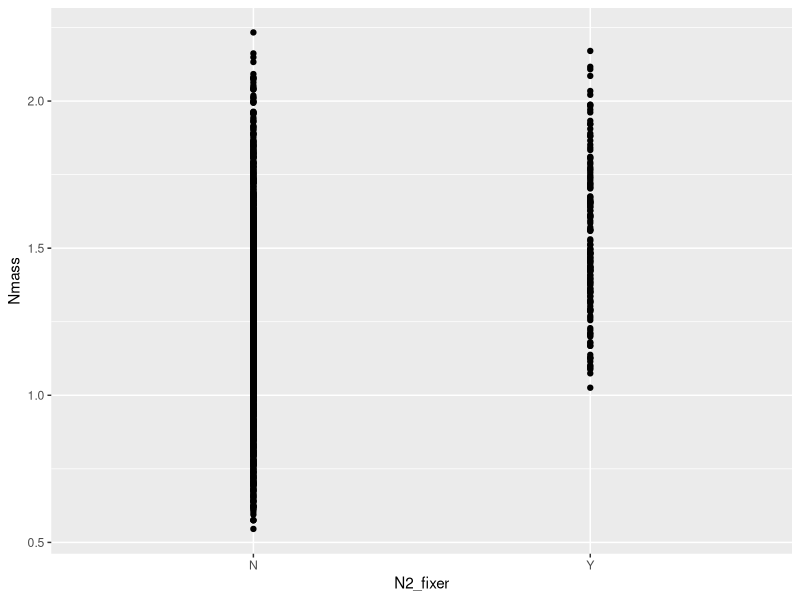
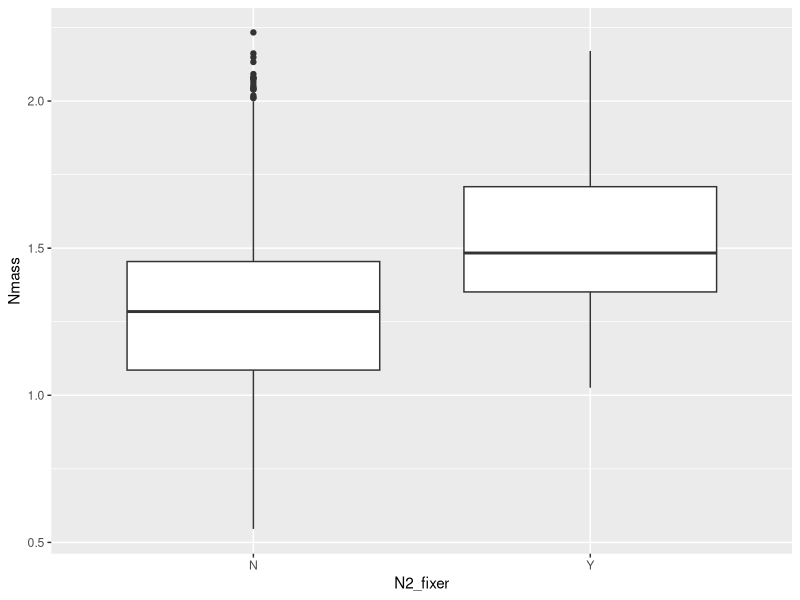
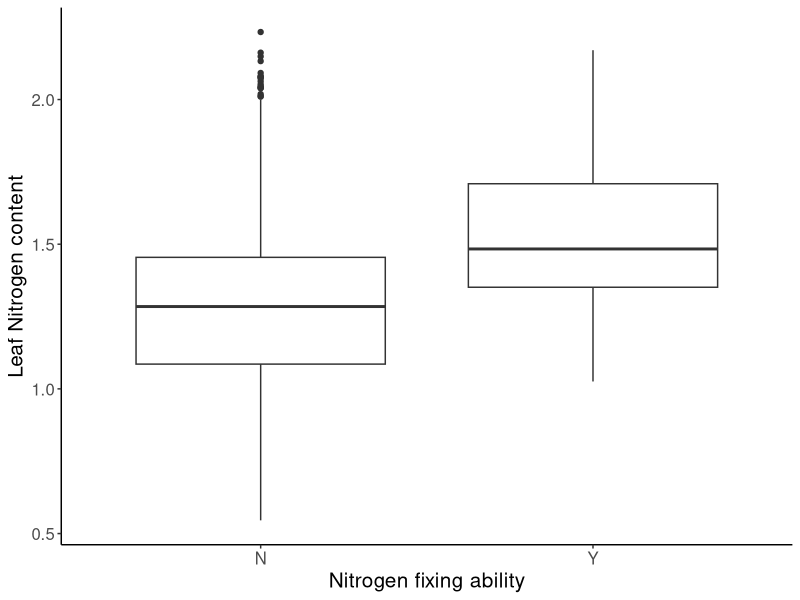
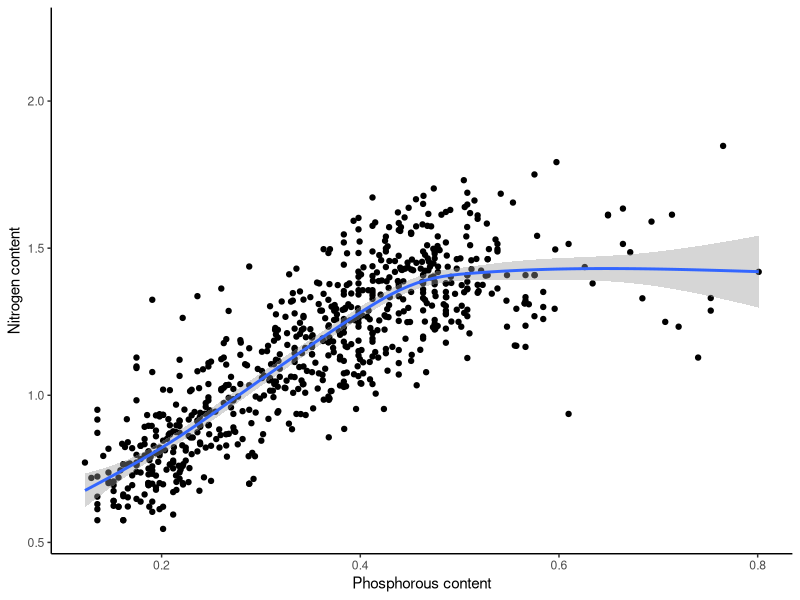
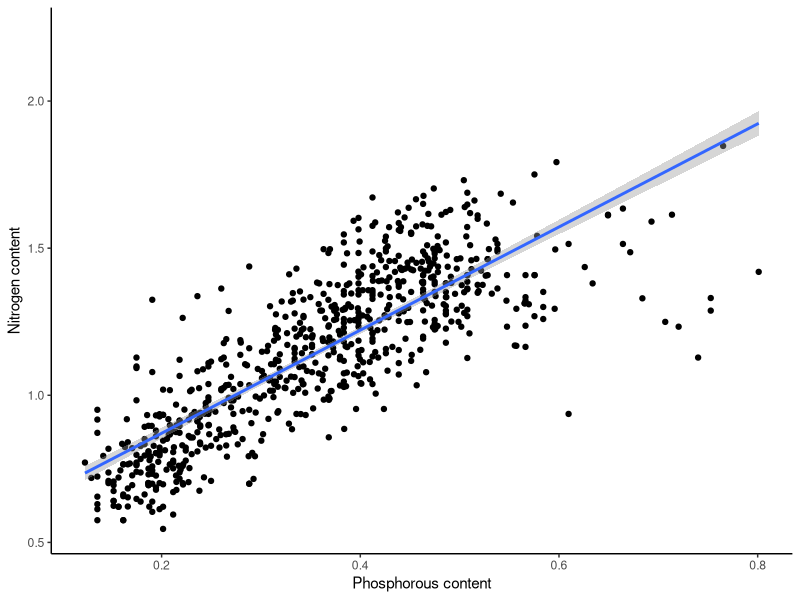
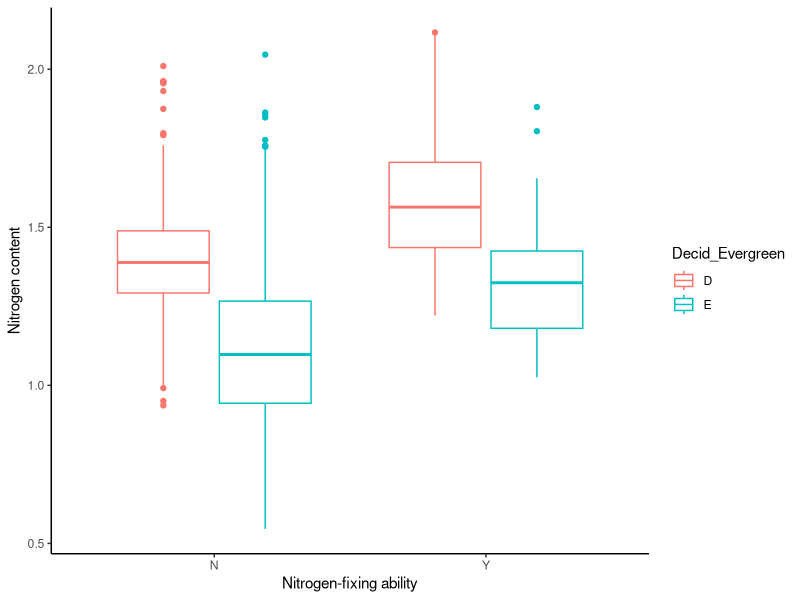
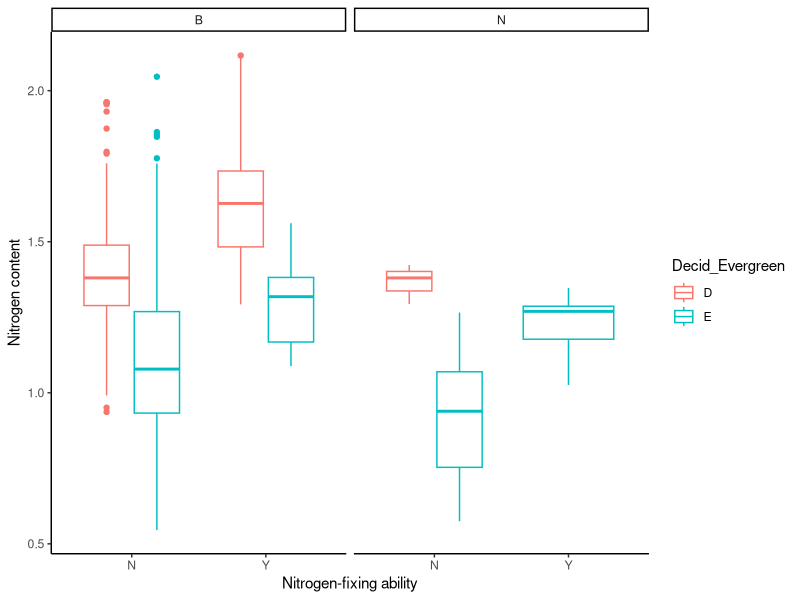
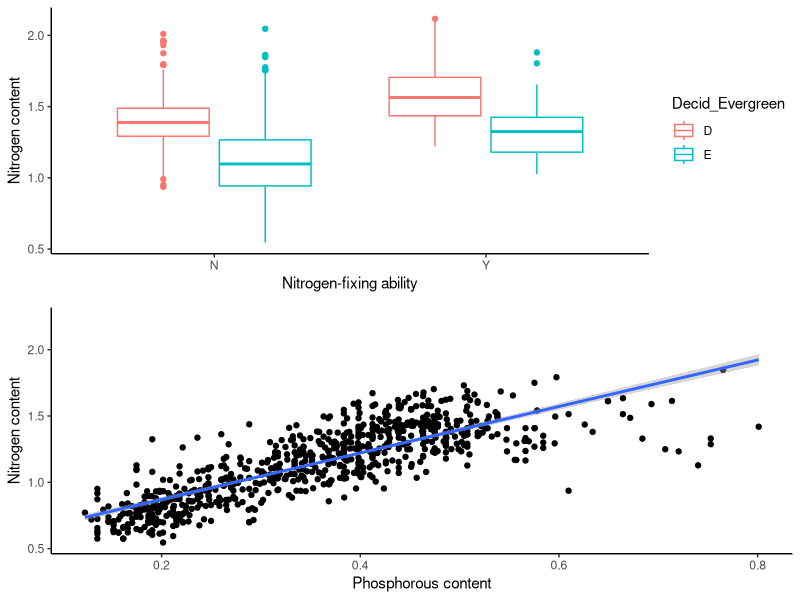

These charts were generated, in order, by the following R code:
#load ggplot package
library(ggplot2)

#Set working directory
setwd("C:/Users/Ha/Desktop/Konstanz/TReND/Accra_2019")

#1 Load your data
leaftraits<-read.table("leaftraits.txt",header=T)

#Exercise 1-----------------------------------------------

#make data removing NAs from N2_fixer
newdata<-leaftraits[which(leaftraits$N2_fixer!="NA"),]

#Plot with point geometry
ggplot(data=newdata, aes(x=N2_fixer, y=Nmass)) + 
  geom_point() 

#Plot with boxplot geometry
ggplot(data=newdata, aes(x=N2_fixer, y=Nmass)) + 
  geom_boxplot() 

#Exercise 2: improve the former figure--------------------------
ggplot(data=newdata, aes(x=N2_fixer, y=Nmass)) + 
  geom_boxplot() +
  theme_classic()+
  xlab("Nitrogen fixing ability")+
  ylab("Leaf Nitrogen content")+
  theme(text=element_text(size=15))

#Exercise 3: smoothing lines--------------------------------
ggplot(data=leaftraits, aes(x=Pmass, y=Nmass)) + 
  geom_point() +
  ylab("Nitrogen content")+ 
  xlab("Phosphorous content")+
  theme_classic() +
  geom_smooth()

#Change smoothing method
ggplot(data=leaftraits, aes(x=Pmass, y=Nmass)) + 
  geom_point() +
  ylab("Nitrogen content")+ 
  xlab("Phosphorous content")+
  theme_classic() +
  geom_smooth(method='lm')


#Exercise 4: grouping by color------------------------------------
#Make the dataset without NAs
newdata2<-subset(newdata, Decid_Evergreen!="NA")

#Make the plot
ggplot(data=newdata2, aes(x=N2_fixer, y=Nmass, color=Decid_Evergreen)) + 
  geom_boxplot() +
  ylab("Nitrogen content")+ 
  xlab("Nitrogen-fixing ability")+
  theme_classic()



#Exercise 5: Faceting-----------------------------
#Make the dataset
newdata3<-subset(newdata2, Needle_Broadlf!="NA")

ggplot(data=newdata3, aes(x=N2_fixer, y=Nmass, color=Decid_Evergreen)) + 
  geom_boxplot() +
  facet_grid(.~Needle_Broadlf)+
  ylab("Nitrogen content")+ 
  xlab("Nitrogen-fixing ability")+
  theme_classic()

#Multipanel figures---------------------------------------------
plot1 <- ggplot(data=newdata2, aes(x=N2_fixer, y=Nmass, color=Decid_Evergreen)) + 
  geom_boxplot() +
  ylab("Nitrogen content")+ 
  xlab("Nitrogen-fixing ability")+
  theme_classic()

plot2 <- ggplot(data=leaftraits, aes(x=Pmass, y=Nmass)) + 
  geom_point() +
  ylab("Nitrogen content")+ 
  xlab("Phosphorous content")+
  theme_classic() +
  geom_smooth(method='lm')

library(gridExtra)
grid.arrange(plot1, plot2)


#Extra: multiple geometries--------------------------------------
newdata4<-aggregate(Nmass~N2_fixer+Decid_Evergreen, data=newdata3, mean)
newdata5<-aggregate(Nmass~N2_fixer+Decid_Evergreen, data=newdata3, sd)
newdata4$Nmass_sd=newdata5$Nmass


ggplot(newdata4, aes(x=N2_fixer, y=Nmass, color=Decid_Evergreen, group=Decid_Evergreen)) +
  geom_point(size=3, position = position_dodge(width = 0.5))+
  geom_line(size=1, position = position_dodge(width = 0.5))+
  geom_errorbar(aes(ymin=Nmass-Nmass_sd,
                    ymax=Nmass+Nmass_sd,
                    color=Decid_Evergreen), 
                width=.3,
                size=1,
                position = position_dodge(width = 0.5))+
  theme_classic()#+
  #scale_color_manual(values=c("pink", "green"))
